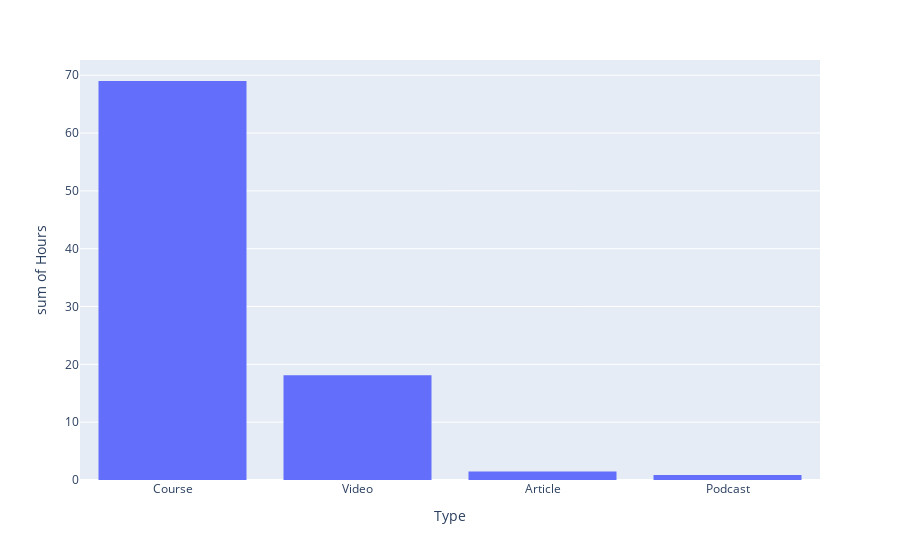

Notebook source saved alongside this figure:
### Code cell
px.histogram(tag_count, x="Type", y="Hours").update_xaxes(
    categoryorder="total descending")

### Figure 1 — Plotly figure (JSON) as saved in the notebook; plotly's stock layout.template omitted (floating-point values rounded to 4 significant figures)
{"data": [{"alignmentgroup": "True", "bingroup": "x", "histfunc": "sum", "hovertemplate": "Type=%{x}<br>sum of Hours=%{y}<extra></extra>", "legendgroup": "", "marker": {"color": "#636efa", "pattern": {"shape": ""}}, "name": "", "offsetgroup": "", "orientation": "v", "showlegend": false, "type": "histogram", "x": ["Course", "Video", "Article", "Article", "Video", "Video", "Video", "Video", "Course", "Podcast", "Course", "Video", "Video", "Video", "Video", "Video", "Video", "Video", "Video", "Video", "Video", "Video", "Video", "Video", "Article", "Video", "Article", "Video", "Video", "Video", "Article", "Video", "Video", "Video", "Video", "Article", "Video", "Podcast", "Course", "Course", "Course", "Video", "Article", "Video", "Course", "Course", "Video", "Video", "Video", "Video", "Video", "Video", "Video", "Article", "Video", "Video", "Course", "Course", "Course", "Video", "Course", "Course", "Article", "Course", "Course", "Article", "Course", "Course", "Course", "Article", "Course", "Article"], "xaxis": "x", "y": [3, 0.2133, 0.3333, 0.08333, 0.085, 0.1133, 0.4983, 0.2717, 3, 0, 4, 0.2883, 0.4, 0.1442, 0.2167, 0.85, 2.337, 0.05167, 0.17, 0.1417, 0.06333, 0.1008, 0.1683, 1.143, 0.05, 0.2033, 0.08333, 0.22, 0.9817, 0.5083, 0.08333, 0.2917, 0.555, 0.2042, 0.5483, 0.08333, 0.9817, 0.8667, 4, 4, 3, 0.5275, 0.3333, 0.4983, 3, 4, 0.2167, 0.85, 0.06333, 0.1008, 1.143, 0.9817, 0.5083, 0.08333, 0.2917, 0.9817, 4, 4, 3, 0.2133, 3, 4, 0.08333, 4, 4, 0.08333, 4, 3, 4, 0.08333, 4, 0.08333], "yaxis": "y"}], "layout": {"barmode": "relative", "legend": {"tracegroupgap": 0}, "margin": {"t": 60}, "xaxis": {"anchor": "y", "categoryorder": "total descending", "domain": [0, 1], "title": {"text": "Type"}}, "yaxis": {"anchor": "x", "domain": [0, 1], "title": {"text": "sum of Hours"}}}}
